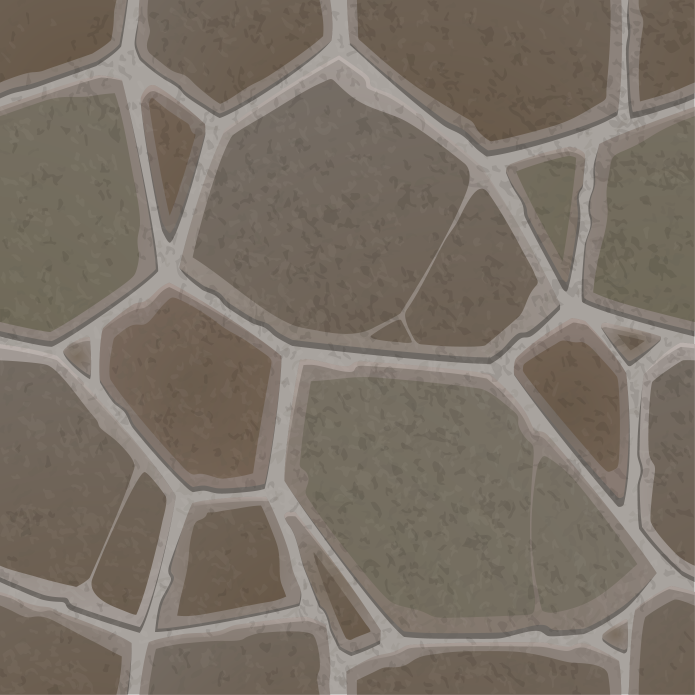
#> input picture assets/brown.png, 2084 x 2084 px, found by its file name (shown at 1/3 size)
$ python resize.py
#> lines starting #> are read from the running program, lines starting #| are printed output that depends on the picture
from PIL import Image

img = Image.open("brown.png")
#> img is the input picture: PIL image 2084x2084 RGBA; mean R, G, B, A 123, 113.3, 102.4, 255
(w, h) = img.size
#> w = 2084; h = 2084
print(w, h)
#| 2084 2084
img.show()

new = img.resize((256, 512))
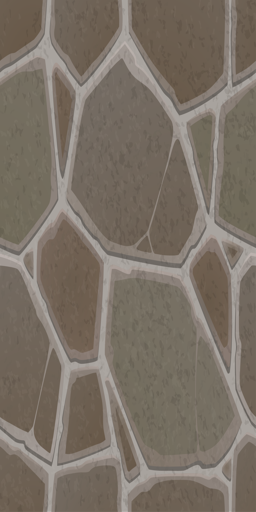
#> new: PIL image 256x512 RGBA; mean R, G, B, A 123, 113.3, 102.4, 255; transparent parts drawn white
(w,h) = new.size
#> w = 256; h = 512
print(w,h)
#| 256 512
new.show()
new.save("assets/resize_save.png")

$ run again, with assets/stone.png copied over assets/brown.png
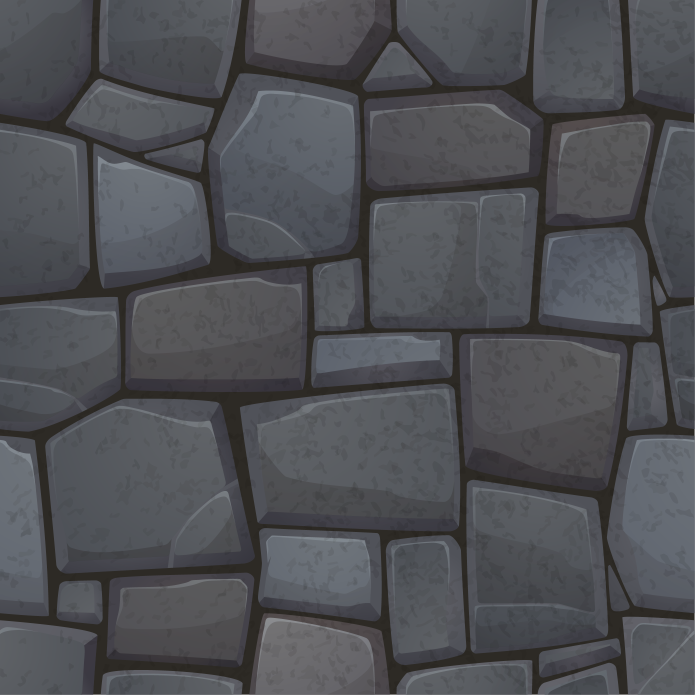
#> input picture assets/stone.png, 2084 x 2084 px, found by its file name (shown at 1/3 size)
#> img is the input picture: PIL image 2084x2084 RGBA; mean R, G, B, A 78.5, 79.8, 84.2, 255
#| 2084 2084
#> `new = img.resize((256, 512))`:
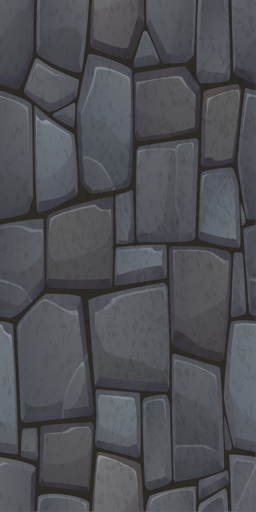
#> new: PIL image 256x512 RGBA; mean R, G, B, A 78.5, 79.8, 84.2, 255; transparent parts drawn white
#| 256 512
